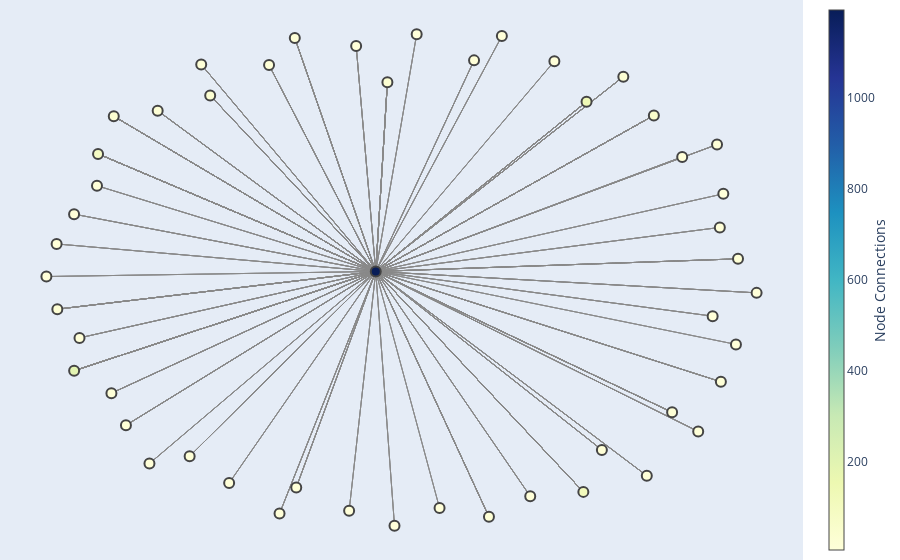

Here is the notebook cell this chart was saved with:
### Markdown cell above
### Step 3: Create an interactive plot of an email interaction network using NetworkX and Plotly.

In an email network, the same pair of nodes (email addresses) can have multiple interaction, we can capture the volume and frequency of email interactions between the same sender and recipient using MultiDiGraph (directed multigraph).

The codes also calculates the degree centrality for each node in the graph, which measures the number of connections (both in and out). Nodes with high degree centrality are key players in the network. They are either highly communicative (sending many emails) or highly sought after (receiving many emails).

Sorts nodes by degree centrality in descending order and selects the top 50 nodes for ease of visualization.
Nodes with 0 connections are removed and the positions of the nodes are computed using the spring layout algorithm, which positions nodes to minimize edge crossings and distribute them evenly.

### Code cell
# Create lists of email interactions for authors and recipients
edges = []
author_index, email_index, tag_index = 0, 1, 2
for row in df.iter_rows():
    if row[tag_index] == 'author':
        author_email = row[email_index]
    elif row[tag_index] == 'recipient':
        recipient_email = row[email_index]
        edges.append((author_email, recipient_email))

# Build the directed graph
G = nx.MultiDiGraph()
G.add_edges_from(edges)

# Calculate degree centrality (combining in-degree and out-degree)
degree_centrality = nx.degree_centrality(G)

# Identify top 50 nodes based on degree centrality
top_50_degree = sorted(degree_centrality.items(), key=lambda x: x[1], reverse=True)[:50] # modify the top X number as required.
top_50_nodes_by_degree = [node for node, _ in top_50_degree]

# Create a subgraph with the top 50 nodes
H_sub = G.subgraph(top_50_nodes_by_degree)

# Create a new MultiDiGraph based on the subgraph
H = nx.MultiDiGraph()
H.add_nodes_from(H_sub.nodes(data=True))
H.add_edges_from(H_sub.edges(keys=True, data=True))

# Remove nodes with 0 connections from the new graph
nodes_with_no_edges = [n for n, d in H.degree() if d == 0]
H.remove_nodes_from(nodes_with_no_edges)

# Layout for the graph
pos = nx.spring_layout(H)

# Hover text to mention # of Connections
degrees = dict(H.degree())
hover_texts = [f'Node: {node}<br># of Connections: {degrees[node]}' for node in H.nodes()]

# Extract edge positions and prepare hover text for edges
edge_x = []
edge_y = []
edge_hover_text = []
for edge in H.edges():
    x0, y0 = pos[edge[0]]
    x1, y1 = pos[edge[1]]
    edge_x.extend([x0, x1, None])
    edge_y.extend([y0, y1, None])
    # Display the connected nodes in the hover text
    edge_hover_text.extend([f'{edge[0]} - {edge[1]}', f'{edge[0]} - {edge[1]}', None])

edge_trace = go.Scatter(x=edge_x, y=edge_y, line=dict(width=0.5, color='#888'), hoverinfo='text', mode='lines',
                        text=edge_hover_text)

node_x = [pos[node][0] for node in H.nodes()]
node_y = [pos[node][1] for node in H.nodes()]

node_color = [degrees[node] for node in H.nodes()]

node_trace = go.Scatter(x=node_x, y=node_y, mode='markers', hoverinfo='text', text=hover_texts,
                        marker=dict(showscale=True, colorscale='YlGnBu', color=node_color, size=10,
                                    colorbar=dict(thickness=15, title='Node Connections', xanchor='left',
                                                  titleside='right'), line_width=2))

fig = go.Figure(data=[edge_trace, node_trace], layout=go.Layout(showlegend=False, hovermode='closest',
                                                                margin=dict(b=0, l=0, r=0, t=0),
                                                                xaxis=dict(showgrid=False, zeroline=False,
                                                                           showticklabels=False),
                                                                yaxis=dict(showgrid=False, zeroline=False,
                                                                           showticklabels=False)))

fig.show()

### Figure 1 — Plotly figure (JSON) as saved in the notebook; plotly's stock layout.template omitted (floating-point values rounded to 4 significant figures; data arrays with more than 128 entries replaced by an {"elided": "..."} marker saying what was removed)
{"data": [{"hoverinfo": "text", "line": {"color": "#888", "width": 0.5}, "mode": "lines", "text": {"elided": "3552 str values"}, "type": "scatter", "x": {"elided": "3552 float values"}, "y": {"elided": "3552 float values"}}, {"hoverinfo": "text", "marker": {"color": [13, 8, 15, 9, 16, 59, 17, 8, 13, 7, 41, 7, 15, 12, 7, 8, 10, 7, 10, 7, 13, 32, 31, 27, 8, 9, 115, 24, 1193, 19, 14, 9, 16, 10, 8, 17, 10, 9, 6, 22, 6, 11, 137, 12, 85, 10, 16, 195, 8, 7], "colorbar": {"thickness": 15, "title": {"side": "right", "text": "Node Connections"}, "xanchor": "left"}, "colorscale": [[0, "rgb(255,255,217)"], [0.125, "rgb(237,248,177)"], [0.25, "rgb(199,233,180)"], [0.375, "rgb(127,205,187)"], [0.5, "rgb(65,182,196)"], [0.625, "rgb(29,145,192)"], [0.75, "rgb(34,94,168)"], [0.875, "rgb(37,52,148)"], [1, "rgb(8,29,88)"]], "line": {"width": 2}, "showscale": true, "size": 10}, "mode": "markers", "text": ["Node: nicole@pax.com<br># of Connections: 13", "Node: adam@ploom.com<br># of Connections: 8", "Node: chelseakania@ploom.com<br># of Connections: 15", "Node: chelseakania@juul.com<br># of Connections: 9", "Node: tim@pax.com<br># of Connections: 16", "Node: chelseakania@pax.com<br># of Connections: 59", "Node: vdavis@juul.com<br># of Connections: 17", "Node: danna@pax.com<br># of Connections: 8", "Node: morgan@pax.com<br># of Connections: 13", "Node: scott@pax.com<br># of Connections: 7", "Node: spencer@pax.com<br># of Connections: 41", "Node: kelly@pax.com<br># of Connections: 7", "Node: josh.raffel@juul.com<br># of Connections: 15", "Node: jsargent@juul.com<br># of Connections: 12", "Node: peter@pax.com<br># of Connections: 7", "Node: ashleygould@juul.com<br># of Connections: 8", "Node: amanda@juullabs.com<br># of Connections: 10", "Node: jacqueline@pax.com<br># of Connections: 7", "Node: byip@juul.com<br># of Connections: 10", "Node: andy@pax.com<br># of Connections: 7", "Node: janel@pax.com<br># of Connections: 13", "Node: sarah@ploom.com<br># of Connections: 32", "Node: kate@juul.com<br># of Connections: 31", "Node: tim@ploom.com<br># of Connections: 27", "Node: lauryn@ploom.com<br># of Connections: 8", "Node: lee@pax.com<br># of Connections: 9", "Node: sarah@pax.com<br># of Connections: 115", "Node: richard@pax.com<br># of Connections: 24", "Node: jono@pax.com<br># of Connections: 1193", "Node: spencer@ploom.com<br># of Connections: 19", "Node: erica@pax.com<br># of Connections: 14", "Node: mattdavid@juul.com<br># of Connections: 9", "Node: christine@juul.com<br># of Connections: 16", "Node: celia@pax.com<br># of Connections: 10", "Node: kim@juul.com<br># of Connections: 8", "Node: lauryn@pax.com<br># of Connections: 17", "Node: richard@ploom.com<br># of Connections: 10", "Node: kmortensen@pax.com<br># of Connections: 9", "Node: sdunlap@pax.com<br># of Connections: 6", "Node: raf@pax.com<br># of Connections: 22", "Node: nancy@pax.com<br># of Connections: 6", "Node: cyang@pax.com<br># of Connections: 11", "Node: ashley@pax.com<br># of Connections: 137", "Node: jessica@juul.com<br># of Connections: 12", "Node: kate@ploom.com<br># of Connections: 85", "Node: adam@pax.com<br># of Connections: 10", "Node: kelly@ploom.com<br># of Connections: 16", "Node: kate@pax.com<br># of Connections: 195", "Node: laina@pax.com<br># of Connections: 8", "Node: dima@pax.com<br># of Connections: 7"], "type": "scatter", "x": [0.6867, 0.8707, 0.8937, -0.9136, -0.7687, 0.7064, -0.2969, -0.9624, -0.8093, 0.9005, -0.8027, -0.9909, -0.5907, -0.2928, 0.4284, -0.4803, 0.361, -0.0183, 0.9935, -0.1451, -0.3688, -0.03814, -0.5333, 0.6211, 0.2817, 0.7856, 0.5094, -0.9604, -0.07067, -0.68, -0.5583, 0.204, 0.9415, -0.8985, 0.8907, 0.5612, -0.3395, -0.703, 0.1076, 0.7574, 0.9358, 0.8303, 0.5183, 0.8829, -0.8467, -0.1255, 0.2456, -0.9134, -0.8496, 0.04368], "y": [-0.7994, -0.1592, -0.4223, 0.2501, -0.597, 0.6464, 0.9569, 0.1307, -0.4681, 0.3317, 0.6432, -5.507e-05, -0.7212, -0.8465, 0.8639, -0.8286, -0.8816, -1, -0.06566, -0.9403, 0.8484, 0.7792, 0.7264, 0.8018, 0.9647, 0.4798, -0.8641, -0.131, 0.02019, 0.6652, 0.8506, 0.8672, 0.07089, -0.2463, 0.1969, -0.6958, -0.9511, -0.7503, -0.9291, -0.5448, -0.2723, -0.6218, 0.7014, 0.5296, 0.492, 0.9251, -0.9641, -0.3781, 0.3642, 0.972]}], "layout": {"hovermode": "closest", "margin": {"b": 0, "l": 0, "r": 0, "t": 0}, "showlegend": false, "xaxis": {"showgrid": false, "showticklabels": false, "zeroline": false}, "yaxis": {"showgrid": false, "showticklabels": false, "zeroline": false}}}
